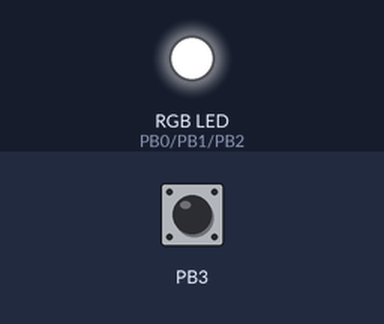
Simulated run of this sketch. Board: ATtiny85, built with avr-gcc and run on an emulated ATtiny85. On the bench: an RGB LED mixed from three pins (HIGH = lit). Dashed ring = blinking. Inputs (shaded band) come from the test bench; at power-on: PB3 HIGH. Sleep ends after the set time or at an interrupt.

Above: at 1.2 s.
1.3 s: PB3 pulled LOW for 3.2 s
At 3.2 s:
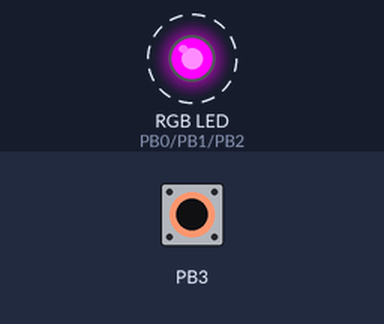
6.0 s: PB3 pulled LOW for 3.2 s
At 7.8 s:
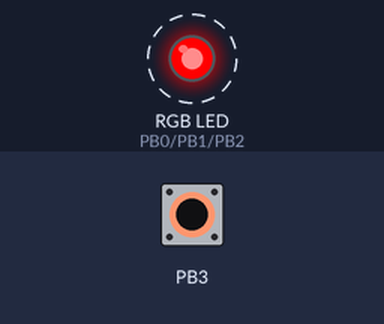
10.7 s: PB3 pulled LOW for 3.2 s
At 12.5 s:
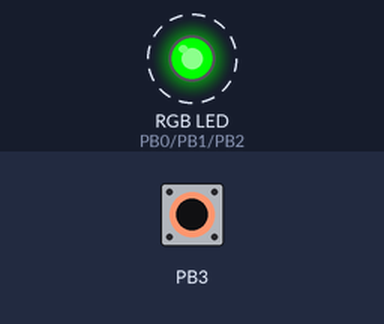
15.4 s: PB3 pulled LOW for 1 s
At 16.4 s:
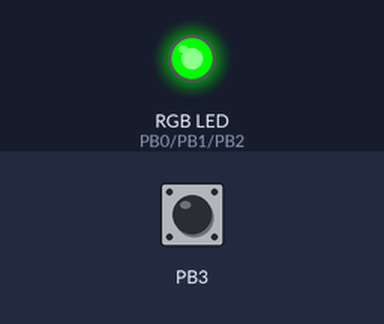
Timing chart, 0 to 18.4 s (numbered marks = the images above; inputs shaded):
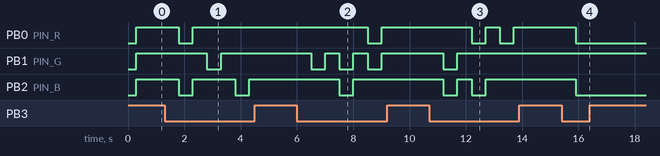

Measured:
- after the input at 1.3 s, PB0 (PIN_R): HIGH → LOW after 0.50 s, → HIGH 0.50 s later; PB1 (PIN_G): HIGH → LOW after 1.5 s, → HIGH 0.50 s later; PB2 (PIN_B): alternates HIGH for 1.5 s and LOW for 0.50 s, starting after 0.50 s
- after the input at 6.0 s, PB0 (PIN_R): HIGH → LOW after 2.5 s, → HIGH 0.50 s later; PB1 (PIN_G): alternates HIGH for 0.50 s and LOW for 0.50 s, 6 changes in all, then stays HIGH, starting after 0.50 s; PB2 (PIN_B): HIGH → LOW after 1.5 s, → HIGH 0.50 s later
- after the input at 10.7 s, PB0 (PIN_R): alternates HIGH for 0.50 s and LOW for 0.50 s, 4 changes in all, then stays HIGH, starting after 1.5 s; PB1 (PIN_G): HIGH → LOW after 0.50 s, → HIGH 0.50 s later; PB2 (PIN_B): alternates HIGH for 0.50 s and LOW for 0.50 s, 4 changes in all, then stays HIGH, starting after 0.50 s
- after the input at 15.4 s, PB0 (PIN_R), PB2 (PIN_B): HIGH → LOW after 0.50 s

The sketch:

Shakesphere.ino
```cpp
#include <avr/sleep.h>

//#define DEBUG_BLINKS

//#define LEGACY
#ifndef LEGACY
	#define PIN_R PB0
	#define PIN_G PB1
	#define PIN_B PB2
	#define SENSOR PCINT3
	#define RNG PB4
#else
	#define PIN_R PB0
	#define PIN_G PB1
	#define PIN_B PB3
	#define SENSOR PCINT2
	#define RNG PB4
#endif

#define SHAKE_ON LOW


#define DURATION 500				// MS shake needed to activate. Lower = faster but less secure activation
#define SHAKE_ALLOWANCE 300			// MS between shake readings to consider it no longer being shaked
#define SLEEP 10800000				// MS before auto turn off (10800000 = 3h)

unsigned long SHAKE_STARTED = 0;				// MS when we started shaking.
unsigned long SHAKE_LAST_HIGH = 0;				// MS when the last LOW was detected on SENSOR.
bool ON = false;								// Whether the light is on or not
unsigned long TIME_LIT = 0;						// MS when the light was turned on (0 if off)


// After successfully shaking the sphere.
// Toggles the light
void onShake(){

	ON = !ON;	// Change on state

	byte color = 0;	// Color 0 = off
	if( ON ){
		// Since each light can only be on or off, we'll assign them a bit each
		byte c = millis()%6;
		color = 0b001;
		if( c == 0 )
			color = 0b010;
		if( c == 1 )
			color = 0b100;
		if( c == 2 )
			color = 0b110;
		if( c == 3 )
			color = 0b011;
		if( c == 4 )
			color = 0b101;
	}

	// Write the colors
	digitalWrite(PIN_R, !(color & 0b1));
	digitalWrite(PIN_G, !(color & 0b10));
	digitalWrite(PIN_B, !(color & 0b100));
}

ISR(PCINT0_vect){}

void sleep(){

	#ifdef DEBUG_BLINKS
		for( byte i=0; i<3; ++i ){
			digitalWrite(PIN_R, LOW);
			delay(100);
			digitalWrite(PIN_R, HIGH);
			delay(100);
		}
	#endif

	// Turns off
	ON = true;
	onShake();

	GIMSK |= _BV(PCIE);    // turns on pin change interrupts
  	PCMSK |= _BV(SENSOR);    // turn on interrupt on sensor pin

	// Enters sleep mode
    //sleep_enable();                          // enables the sleep bit in the mcucr register so sleep is possible
    set_sleep_mode(SLEEP_MODE_PWR_DOWN);    // replaces above statement
	sleep_mode();

  	PCMSK &= ~_BV(SENSOR);    // interrupt off
	#ifdef DEBUG_BLINKS
		digitalWrite(PIN_R, LOW);
		delay(1000);
		digitalWrite(PIN_R, HIGH);
	#endif
	SHAKE_LAST_HIGH = millis();

}

// IT BEGINS
void setup(){

	// Set all LEDs to OUTPUT and HIGH (because we're using common anode RGB, otherwise you'd use HIGH to turn on)
	pinMode(PIN_R, OUTPUT);
	pinMode(PIN_G, OUTPUT);
	pinMode(PIN_B, OUTPUT);

	// Enable the sensor
	pinMode(SENSOR, INPUT_PULLUP);
	//digitalWrite(SENSOR, HIGH);

	// Power saving measures
	ADCSRA &= ~_BV(ADEN); // disable the ADC
}


void loop(){

	const unsigned long ms = millis();		// Getting the time

	// Auto turnoff after SLEEP milliseconds
	if( ON && ms-TIME_LIT > SLEEP ){
		sleep();
		return;
	}


	// If SENSOR is LOW, we're shaking it or holding it upside down
	if( digitalRead(SENSOR) == SHAKE_ON ){

		SHAKE_LAST_HIGH = ms;	// Sets so we can tell that we're still shaking it or holding it upside down

		// We haven't detected shaking yet, so set this as the start time for shake
		if( !SHAKE_STARTED )
			SHAKE_STARTED = ms;

		// We have been shaking for enough time, toggle the lamp
		else if( ms-SHAKE_STARTED > DURATION ){

			SHAKE_STARTED = 0;	// Indicate we're no longer shaking

			// Toggle the lights
			onShake();

			// set the time we lit it so we know when to auto turn off to save power
			if( ON )
				TIME_LIT = ms;

		}
		return;
	}

	// There has been no shake detected for SHAKE_ALLOWANCE milliseconds since the last detected shake
	if( ms-SHAKE_LAST_HIGH > SHAKE_ALLOWANCE ){

		// Clear the shake timers
		SHAKE_STARTED = 0;
		SHAKE_LAST_HIGH = 0;

		// If we're not shaking and the device isn't on. Sleep unless we're in the grace period
		if( !ON )
			sleep();

	}

}
```
